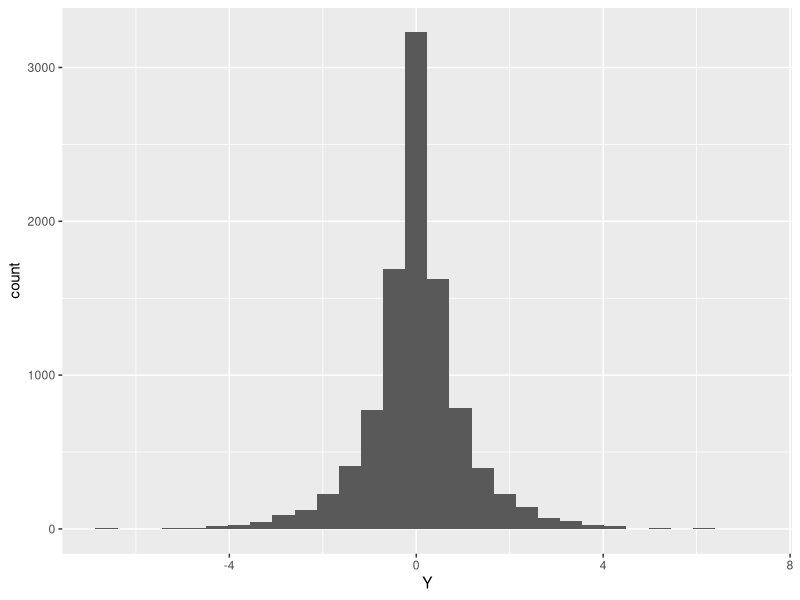
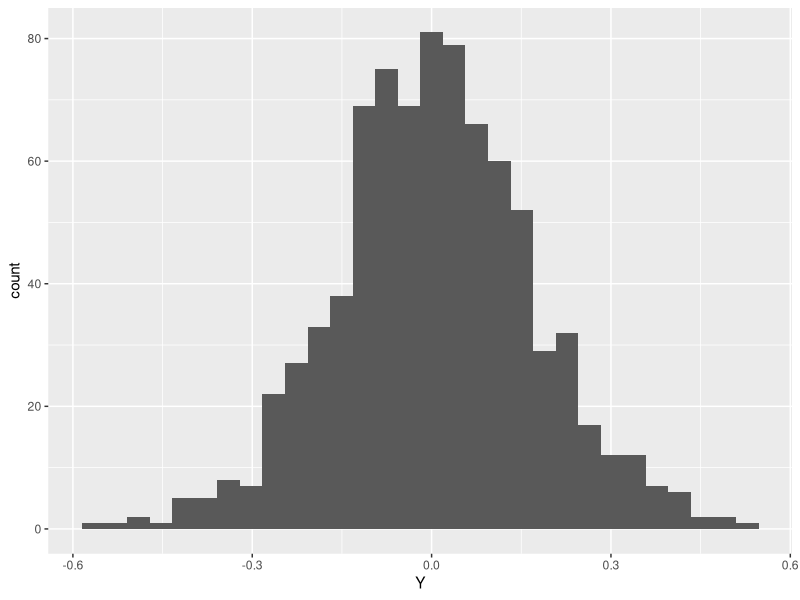
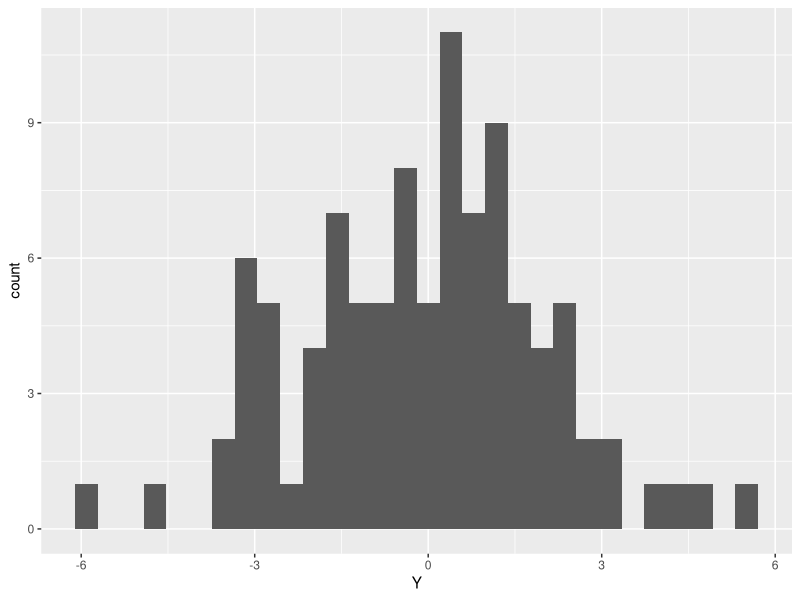
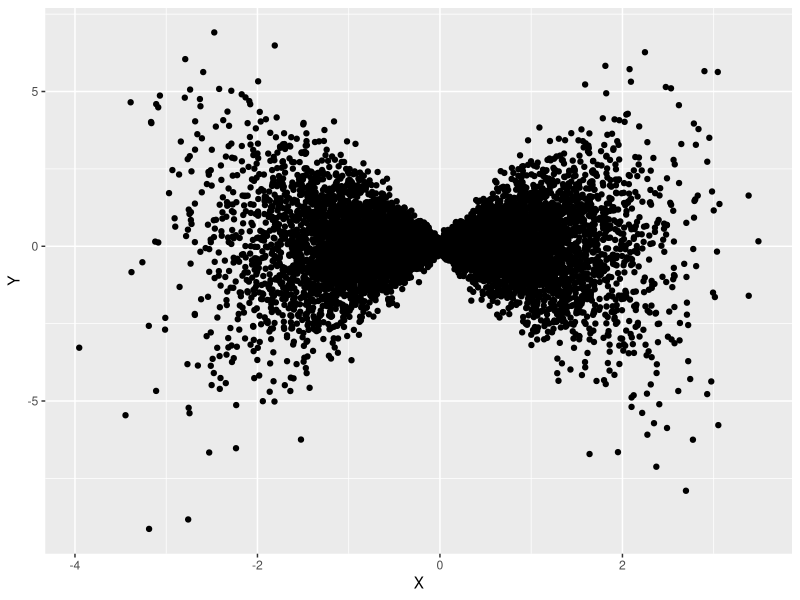

These figures' R source, in order:
## ---- chunk 1
knitr::opts_chunk$set(echo = TRUE)
library(tidyverse)
## ---- chunk 2
datagen <- function(n) {
  tibble(X = rnorm(n),
         Y = rnorm(n,sd = .1 + abs(X))
         )
}

datagen(10000) %>%
  ggplot() +
  geom_histogram(aes(x=Y)) # it looks like laplace dawg


datagen(10000) %>%
  filter(X>= -0.1 & X <= 0.1) %>% # Distribution of Y given -.1 <= X <= .1. Looks normalish
  ggplot() +
  geom_histogram(aes(x=Y))

datagen(10000) %>%
  filter(X>= 1.9 & X <= 2.1) %>% # Distribution of Y given -.1 <= X <= .1
  ggplot() +
  geom_histogram(aes(x=Y))


datagen(10000) %>%  # when x deviates from 0 Y fans out/ varies more
  ggplot() +
  geom_point(aes(x=X, y = Y))
## ---- chunk 3
sample_XYZ = function(n) { # input = # of rows desired 
  tibble( 
    X = rbinom(n,1,.5),
    Y = ifelse(X,runif(n),rnorm(n)),
    Z = rbinom(n,1,log(Y))
  ) 
}

sample_XYZ(1000)
